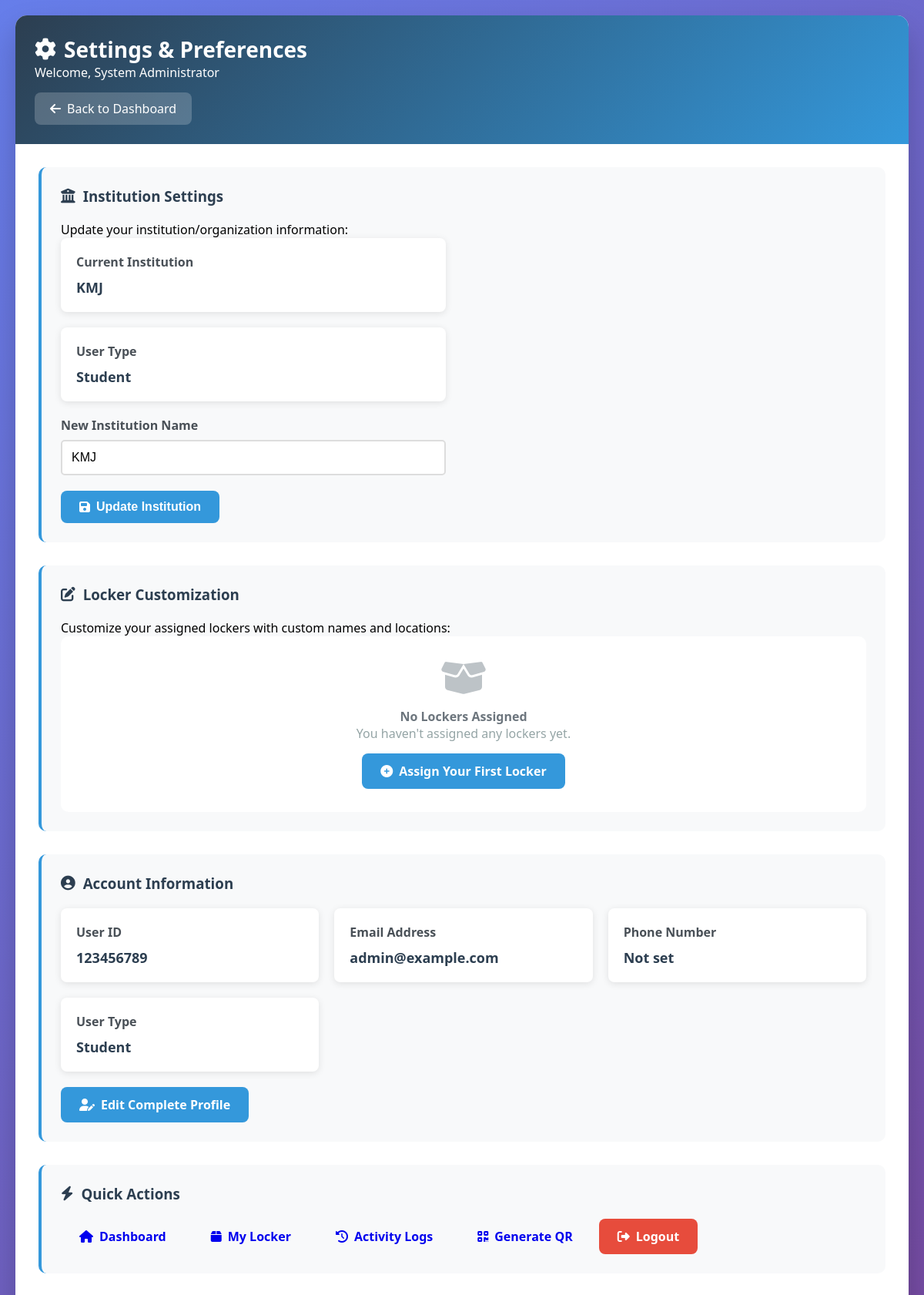
/commercial/settings.php (signed in), run on the app's committed database.
### tables this page shows
CREATE TABLE `users` (
  `id` int(11) NOT NULL,
  `email` varchar(255) NOT NULL,
  `password_hash` varchar(255) NOT NULL,
  `full_name` varchar(255) DEFAULT NULL,
  `phone` varchar(20) DEFAULT NULL,
  `nfc_uid` varchar(50) DEFAULT NULL COMMENT 'UID physical NFC card/fob (MIFARE)',
  `nfc_registered_at` datetime DEFAULT NULL,
  `role` enum('admin','manager','user') DEFAULT 'user',
  `created_at` timestamp NOT NULL DEFAULT current_timestamp(),
  `last_login` timestamp NULL DEFAULT NULL,
  `user_id_number` varchar(50) DEFAULT NULL,
  `user_type` enum('student','staff','public') DEFAULT 'student',
  `institution` varchar(100) DEFAULT NULL,
  `is_active` tinyint(1) DEFAULT 1,
  `paired_device_token` varchar(255) DEFAULT NULL
);

### commercial/settings.php (the view, shortened to what this page needs)
<?php
$servername = DB_HOST;
$username = DB_USER;
$password = DB_PASS;
$dbname = DB_NAME;
$conn = new mysqli($servername, $username, $password, $dbname);
$user_id = $_SESSION['user_id'];
$user_name = $_SESSION['user_name'];
$sql_user = "SELECT institution, email, phone, user_id_number, user_type
             FROM users WHERE id = ?";
$stmt_user = $conn->prepare($sql_user);
$stmt_user->bind_param("i", $user_id);
$stmt_user->execute();
$result_user = $stmt_user->get_result();
$user = $result_user->fetch_assoc();
$assigned_lockers = [];
?>
<!DOCTYPE html>
<html lang="en">
<head>
    <link rel="stylesheet" href="https://cdnjs.cloudflare.com/ajax/libs/font-awesome/6.4.0/css/all.min.css">
</head>
<body>
    <div class="container">
        <div class="header">
            <h1><i class="fas fa-cog"></i> Settings & Preferences</h1>
            <p>Welcome, <?php echo htmlspecialchars($user_name); ?></p>
            <a href="dashboard.php" class="back-btn">
                <i class="fas fa-arrow-left"></i> Back to Dashboard
            </a>
        </div>
        <div class="content">
            <div class="section">
                <h3><i class="fas fa-university"></i> Institution Settings</h3>
                <p>Update your institution/organization information:</p>
                <form method="POST" style="max-width: 500px;">
                    <div class="info-grid">
                        <div class="info-card">
                            <h4>Current Institution</h4>
                            <p><?php echo htmlspecialchars($user['institution'] ?? 'Not set'); ?></p>
                        </div>
                        <div class="info-card">
                            <h4>User Type</h4>
                            <p><?php echo ucfirst($user['user_type'] ?? 'N/A'); ?></p>
                        </div>
                    </div>
                    <div class="form-group">
                        <label for="institution">New Institution Name</label>
                        <input type="text"
                               id="institution"
                               name="institution"
                               value="<?php echo htmlspecialchars($user['institution'] ?? ''); ?>"
                               placeholder="Enter your institution name">
                    </div>
                    <button type="submit" class="btn btn-primary">
                        <i class="fas fa-save"></i> Update Institution
                    </button>
                </form>
            </div>
            <div class="section">
                <h3><i class="fas fa-edit"></i> Locker Customization</h3>
                <p>Customize your assigned lockers with custom names and locations:</p>
                <?php if (count($assigned_lockers) > 0): ?>
                    <div class="locker-list">
                        <?php foreach ($assigned_lockers as $locker): ?>
                        <div class="locker-item">
                            <div class="locker-header">
                                <h4>
                                    <?php
                                    $display_name = !empty($locker['custom_name'])
                                        ? htmlspecialchars($locker['custom_name'])
                                        : htmlspecialchars($locker['unique_code'] ?? $locker['locker_name'] ?? 'Locker');
                                    ?>
                                    <?php echo $display_name; ?>
                                </h4>
                                <span style="color: #6c757d; font-size: 14px;">
                                    Locker #<?php echo $locker['locker_id']; ?>
                                </span>
                            </div>
                            <div class="locker-details">
                                <div class="detail-item">
                                    <div class="detail-label">Unique Code</div>
                                    <div class="detail-value"><code><?php echo htmlspecialchars($locker['unique_code'] ?? 'N/A'); ?></code></div>
                                </div>
                                <div class="detail-item">
                                    <div class="detail-label">Locker Name</div>
                                    <div class="detail-value"><?php echo !empty($locker['custom_name']) ? htmlspecialchars($locker['custom_name']) : htmlspecialchars($locker['unique_code'] ?? 'N/A'); ?></div>
                                </div>
                                <div class="detail-item">
                                    <div class="detail-label">Location</div>
                                    <div class="detail-value"><?php echo !empty($locker['custom_location']) ? htmlspecialchars($locker['custom_location']) : (!empty($locker['default_location']) ? htmlspecialchars($locker['default_location']) : '<em>Not set</em>'); ?></div>
                                </div>
                                <div class="detail-item">
                                    <div class="detail-label">Status</div>
                                    <div class="detail-value">
                                        <span style="color: <?php echo $locker['status'] == 'active' ? '#27ae60' : ($locker['status'] == 'maintenance' ? '#e74c3c' : '#3498db'); ?>; font-weight:600;">
                                            <?php echo ucfirst($locker['status']); ?>
                                        </span>
                                    </div>
                                </div>
                            </div>
                            <form method="POST" class="form-inline">
                                <input type="hidden" name="action" value="update_locker_name">
                                <input type="hidden" name="assignment_id" value="<?php echo $locker['assignment_id']; ?>">
                                <input type="text"
                                       name="custom_name"
                                       placeholder="Custom name (e.g., My Laptop Locker)"
                                       value="<?php echo htmlspecialchars($locker['custom_name'] ?? ''); ?>">
                                <button type="submit" class="btn btn-primary">
                                    <i class="fas fa-font"></i> Rename
                                </button>
                            </form>
                            <form method="POST" class="form-inline" style="margin-top: 10px;">
                                <input type="hidden" name="action" value="update_locker_location">
                                <input type="hidden" name="assignment_id" value="<?php echo $locker['assignment_id']; ?>">
                                <input type="text"
                                       name="custom_location"
                                       placeholder="Location (e.g., A4.17)"
                                       value="<?php echo htmlspecialchars($locker['custom_location'] ?? ''); ?>">
                                <button type="submit" class="btn btn-success">
                                    <i class="fas fa-map-marker-alt"></i> Update Location
                                </button>
                            </form>
                        </div>
                        <?php endforeach; ?>
                    </div>
                <?php else: ?>
                    <div style="text-align: center; padding: 30px; background: white; border-radius: 10px;">
                        <i class="fas fa-box-open fa-3x" style="color: #bdc3c7; margin-bottom: 15px;"></i>
                        <h4 style="color: #6c757d;">No Lockers Assigned</h4>
                        <p style="color: #95a5a6;">You haven't assigned any lockers yet.</p>
                        <a href="assign-locker.php" class="btn btn-primary" style="margin-top: 15px;">
                            <i class="fas fa-plus-circle"></i> Assign Your First Locker
                        </a>
                    </div>
                <?php endif; ?>
            </div>
            <div class="section">
                <h3><i class="fas fa-user-circle"></i> Account Information</h3>
                <div class="info-grid">
                    <div class="info-card">
                        <h4>User ID</h4>
                        <p><?php echo htmlspecialchars($user['user_id_number'] ?? 'N/A'); ?></p>
                    </div>
                    <div class="info-card">
                        <h4>Email Address</h4>
                        <p><?php echo htmlspecialchars($user['email'] ?? 'N/A'); ?></p>
                    </div>
                    <div class="info-card">
                        <h4>Phone Number</h4>
                        <p><?php echo htmlspecialchars($user['phone'] ?? 'Not set'); ?></p>
                    </div>
                    <div class="info-card">
                        <h4>User Type</h4>
                        <p><?php echo ucfirst($user['user_type'] ?? 'N/A'); ?></p>
                    </div>
                </div>
                <div style="margin-top: 20px;">
                    <a href="profile.php" class="btn btn-primary">
                        <i class="fas fa-user-edit"></i> Edit Complete Profile
                    </a>
                </div>
            </div>
            <div class="section">
                <h3><i class="fas fa-bolt"></i> Quick Actions</h3>
                <div style="display: flex; gap: 10px; flex-wrap: wrap;">
                    <a href="dashboard.php" class="btn">
                        <i class="fas fa-home"></i> Dashboard
                    </a>
                    <a href="my-locker.php" class="btn">
                        <i class="fas fa-box"></i> My Locker
                    </a>
                    <a href="access-logs.php" class="btn">
                        <i class="fas fa-history"></i> Activity Logs
                    </a>
                    <a href="generate-qr.php" class="btn" target="_blank">
                        <i class="fas fa-qrcode"></i> Generate QR
                    </a>
                    <a href="logout.php" class="btn" style="background: #e74c3c; color: white;">
                        <i class="fas fa-sign-out-alt"></i> Logout
                    </a>
                </div>
            </div>
        </div>
    </div>
</body>
</html>

### commercial/settings.php (style rules this page uses)
* { margin: 0; padding: 0; box-sizing: border-box; }
body { font-family: 'Segoe UI', Tahoma, Geneva, Verdana, sans-serif; background: linear-gradient(135deg, #667eea 0%, #764ba2 100%); min-height: 100vh; padding: 20px; }
.container { max-width: 1200px; margin: 0 auto; background: white; border-radius: 15px; box-shadow: 0 20px 40px rgba(0,0,0,0.2); overflow: hidden; }
.header { background: linear-gradient(135deg, #2c3e50 0%, #3498db 100%); color: white; padding: 25px; }
.header h1 { margin: 0; font-size: 28px; display: flex; align-items: center; gap: 10px; }
.back-btn { display: inline-flex; align-items: center; gap: 8px; background: rgba(255,255,255,0.2); color: white; padding: 10px 20px; text-decoration: none; border-radius: 8px; margin-top: 15px; transition: background 0.3s; }
.content { padding: 30px; }
.section { margin-bottom: 30px; padding: 25px; background: #f8f9fa; border-radius: 10px; border-left: 4px solid #3498db; }
.section h3 { margin: 0 0 20px; color: #2c3e50; display: flex; align-items: center; gap: 10px; }
.info-grid { display: grid; grid-template-columns: repeat(auto-fill, minmax(250px, 1fr)); gap: 20px; margin-bottom: 20px; }
.info-card { background: white; padding: 20px; border-radius: 8px; box-shadow: 0 2px 10px rgba(0,0,0,0.1); }
.info-card h4 { margin: 0 0 10px; color: #495057; font-size: 16px; }
.info-card p { margin: 0; font-size: 18px; font-weight: bold; color: #2c3e50; }
.form-group { margin-bottom: 20px; }
.form-group label { display: block; margin-bottom: 8px; font-weight: bold; color: #495057; }
.form-group input, .form-group select { width: 100%; padding: 12px; border: 2px solid #ddd; border-radius: 5px; font-size: 16px; }
.btn { padding: 12px 24px; border-radius: 8px; border: none; cursor: pointer; font-weight: 600; text-decoration: none; display: inline-flex; align-items: center; gap: 8px; transition: all 0.3s; font-size: 16px; }
.btn-primary { background: #3498db; color: white; }

### data on the page
users: institution "KMJ", user_type "Student", user_id_number "123456789", email "admin@example.com", phone "Not set"

### other printed values
$user_name "System Administrator"
